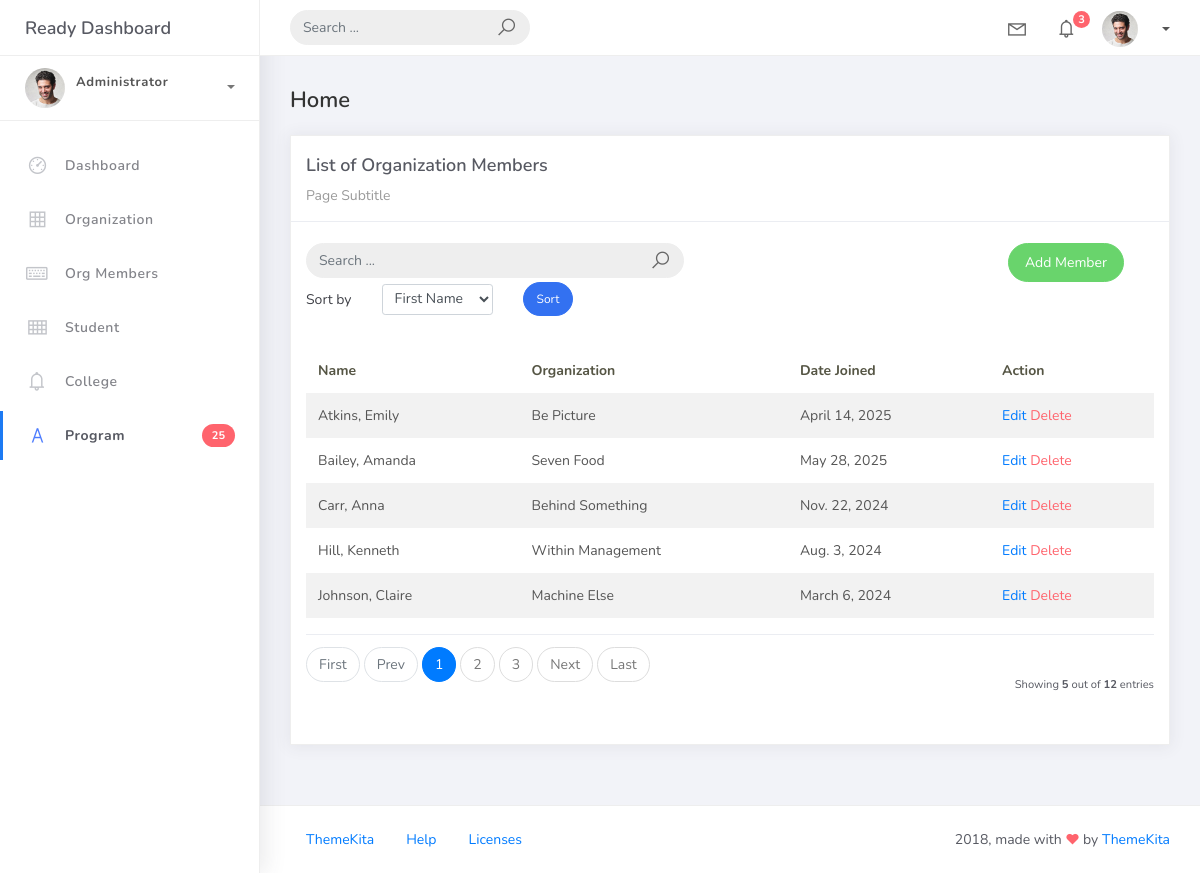
Screenshot of /orgmember_list/ with the database file from the repository.
### studentorg/models.py (models this page shows)
class BaseModel(models.Model):
    created_at = models.DateTimeField(auto_now_add=True, db_index=True)
    updated_at = models.DateTimeField(auto_now=True)
    class Meta:
        abstract = True

class OrgMember(BaseModel):
    student = models.ForeignKey(Student, on_delete=models.CASCADE)
    organization = models.ForeignKey(Organization, on_delete=models.CASCADE)
    date_joined = models.DateField()

class Student(BaseModel):
    student_id = models.CharField(max_length=15)
    lastname = models.CharField(max_length=25)
    firstname = models.CharField(max_length=25)
    middlename = models.CharField(max_length=25, blank=True, null=True)
    program = models.ForeignKey(Program, on_delete=models.CASCADE)
    def __str__(self):
        return f"{self.lastname}, {self.firstname}"

class Organization(BaseModel):
    name = models.CharField(max_length=250)
    college = models.ForeignKey(College, null=True, on_delete=models.CASCADE)
    description = models.CharField(max_length=500)
    def __str__(self):
        return self.name

### studentorg/views.py (the view)
# urls.py: path('orgmember_list/', OrgMemberList.as_view(), name='orgmember-list'),
class OrgMemberList (ListView):
    model = OrgMember
    context_object_name = 'orgmembers'
    template_name = 'orgmember_list.html'
    paginate_by = 5
    def get_queryset(self):
        qs = super().get_queryset()
        query = self.request.GET.get('q')
        if query:
            qs = qs.filter(
                Q(name__icontains=query) |
                Q(description__icontains=query)
            )
        return qs
    def get_ordering(self):
        allowed = ["student__lastname", "student__firstname", "date_joined"]
        sort_by = self.request.GET.get("sort_by")
        if sort_by in allowed:
            return sort_by
        return "student__lastname"

### templates/orgmember_list.html (shortened to what this page needs)
{% extends 'base.html' %} {% load static %} {% block content %}
<div class="content">
    <div class="container-fluid">
        <h4 class="page-title">Home</h4>
        <div class="row">
            <div class="col-md-12">
                <div class="card">
                    <div class="card-header">
                        <div class="card-title">List of Organization Members</div>
                        <div class="card-category">Page Subtitle</div>
                    </div>
                    <br />
                        <div class="col-md-12 row">
                            <div class="col-md-6">
                                <form class="navbar-left navbar-form nav-search mr-md-3" action="">
                                    <div class="input-group">
                                        <input type="text" placeholder="Search ..." class="form-control" />
                                        <div class="input-group-append">
                                            <span class="input-group-text">
                                                <i class="la la-search search-icon"></i>
                                            </span>
                                        </div>
                                    </div>
                                </form>
                            </div>
                                <div class="col-md-6">
                                    <div class="pull-right">
                                        <a href="{% url 'orgmember-add' %}" class="btn btn-success btn-rounded">Add Member</a>
                                    </div>
                                </div>
                            </div>
                            <div class="col-md-12">
                                <form method="get" class="row g-2 align-items-center">
                                    <div class="col-auto">
                                        <label for="smallSelect" class="col-form-label">Sort by</label>
                                    </div>
                                    <div class="col-auto">
                                        <select class="form-control form-control-sm" id="smallSelect" name="sort_by">
                                            <option value="lastname" {% if request.GET.sort_by == "student__lastname" %}selected{% endif %}>First Name</option>
                                        </select>
                                    </div>
                                    <div class="col-auto">
                                        <button type="submit" class="btn btn-primary btn-sm btn-rounded">Sort</button>
                                    </div>
                                </form>
                            </div>
                    <div class="card-body">
                        <table class="table table-striped mt-3">
                            <thead>
                                <tr>
                                    <th scope="col">Name</th>
                                    <th scope="col">Organization</th>
                                    <th scope="col">Date Joined</th>
                                    <th scope="col">Action</th>
                                </tr>
                            </thead>
                            <tbody>
                                {% for object in object_list %}
                                <tr>
                                    <td>{{ object.student }}</td>
                                    <td>{{ object.organization }}</td>
                                    <td>{{ object.date_joined }}</td>
                                    <td>
                                        <a href="{% url 'orgmember-update' object.id %}">Edit</a>
                                        <a href="{% url 'orgmember-delete' object.id %}" class="text-danger">Delete</a>
                                    </td>
                                </tr>
                                {% empty %}
                                <tr>
                                    <td colspan="4" style="text-align: center">
                                        <p class="text-sm font-weight-bold mb-0">No Records Found</p>
                                    </td>
                                </tr>
                                {% endfor %}
                            </tbody>
                        </table>
                        {% include 'includes/pagination.html' %}
                    </div>
                </div>
            </div>
        </div>
    </div>
</div>
{% endblock %}

### rows the page displays
OrgMember: student "Atkins, Emily", organization "Be Picture", date_joined "April 14, 2025"
OrgMember: student "Bailey, Amanda", organization "Seven Food", date_joined "May 28, 2025"
OrgMember: student "Carr, Anna", organization "Behind Something", date_joined "Nov. 22, 2024"
OrgMember: student "Hill, Kenneth", organization "Within Management", date_joined "Aug. 3, 2024"
OrgMember: student "Johnson, Claire", organization "Machine Else", date_joined "March 6, 2024"

### other values shown
{{ page_num }} "1"
{{ page_num }} "2" "3"
{{ object_list.count }} "5"
{{ paginator.count }} "12"
